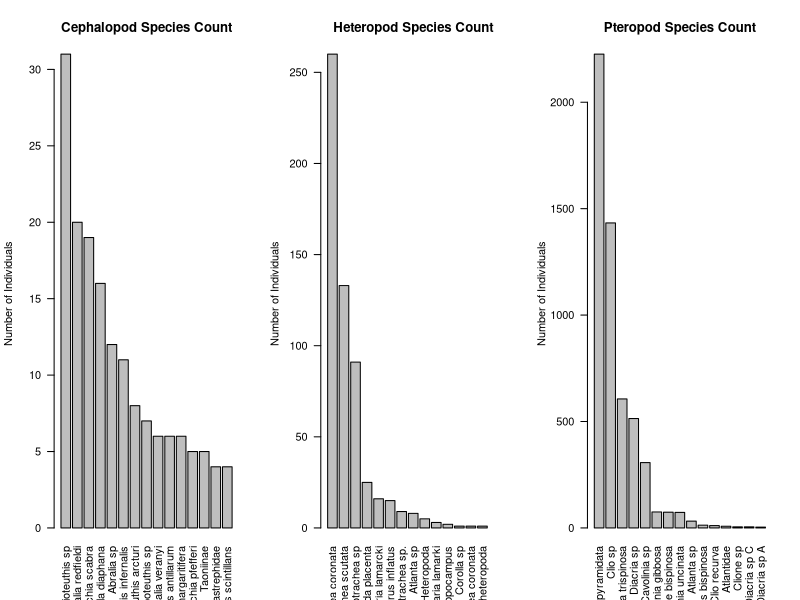
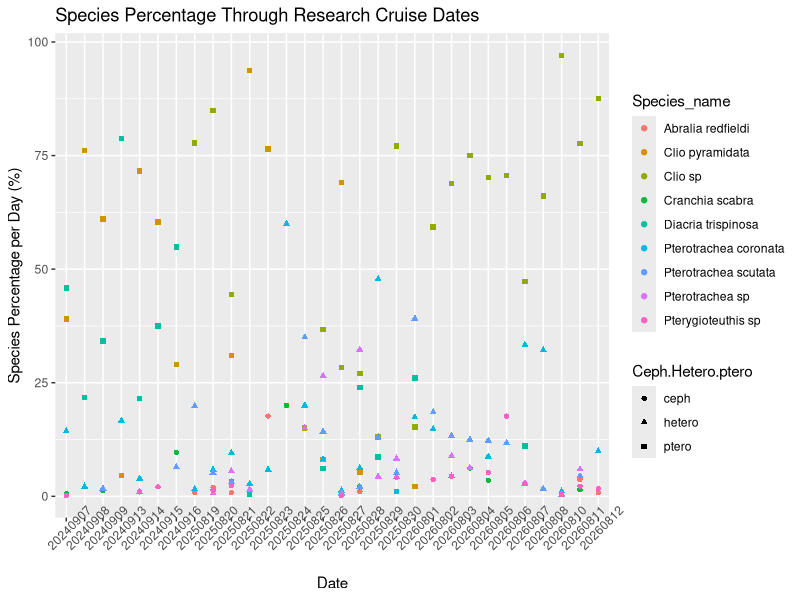
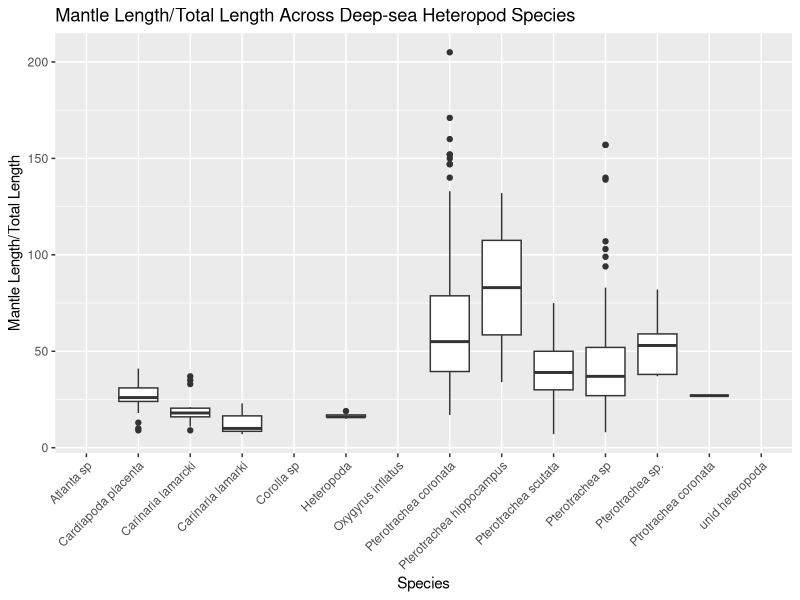

R code for these plots, in order:
#1
#This is data from an ongoing Deepend research project called Deep Sea Benefits. 
#The data has deep sea cephalopod, heteropod, and pteropod data over 3 research cruises over 3 years, looking at distribution changes over the continental slope vs open ocean. 
#Data was obtained directly through Dr. Heather Judkins at USFSP/Deepend, and waiting for the rest of the data, so date will be used to substitute the location data in the mean time. 

#2
DSB_unclean <- read.csv("DSB_allcruises_moll_datasheet_COPY_csv.csv") #entering data into

#3
class(DSB_unclean)
#class is a data.frame
library(tidyverse)

#4
#there are 7 variables which include 6 character variables; Station, Ceph.Hetero.Ptero, Species.Original.ID,
#N..number, ML.TL, Jar.Label; and 1 integer variable; Date.

#5
str(DSB_unclean) #looking to make sure it looks correct with columns and rows
sum(is.na(DSB_unclean)) #checking to see if expected na values are as expected
DSB <- DSB_unclean |>
        rename(Species_name = Species.Original.ID, 
         N_number = N..number.,
         Date1 = Date) #renamed some more complex column names to make simpler
DSB$N_number <- as.numeric(DSB$N_number)
DSB$ML.TL <- as.numeric(DSB$ML.TL) #needed to change these 3 because the str showed it as chr
DSB$Date1 <- as.character(DSB$Date1) #needed to change to the 
DSB$Ceph.Hetero.ptero <- tolower(DSB$Ceph.Hetero.ptero)
str(DSB)
sum(is.na(DSB)) #checking that it worked 

#6 --> did some summary statistics of the ML/TL data further in the code, but had limited numeric variables to work with

Cephs <- DSB[which(DSB$Ceph.Hetero.ptero == "ceph"), ] 
Heteros <- DSB[which(DSB$Ceph.Hetero.ptero == "hetero"), ]
Pteros <- DSB[which(DSB$Ceph.Hetero.ptero == "ptero"), ] #had to subset the 3 general groups, so graphs could be separate

Ceph_counts <- Cephs |>
  group_by(Species_name) |>
  summarise(species_count = sum(N_number, na.rm = TRUE)) |>
  arrange(desc(species_count))
#getting the species_counts, but data has multiple observations for the same species overlapping, so this condenses that 
top_cephs <- Ceph_counts[1:15,] #chose only top 15 because graphs would be too convoluted, not readable 
top_cephs
Hetero_counts <- Heteros |>
  group_by(Species_name) |>
  summarise(species_count = sum(N_number, na.rm = TRUE)) |>
  arrange(desc(species_count))
top_heteros <- Hetero_counts[1:15,]
Ptero_counts <- Pteros |>
  group_by(Species_name) |>
  summarise(species_count = sum(N_number, na.rm = TRUE)) |>
  arrange(desc(species_count))
top_pteros <- Ptero_counts[1:15,]
#repeated the same process amongst all groups

#7.1
par(mfrow = c(1,3)) #showing the 3 graphs for each group next to each other, as 1 figure
barplot(top_cephs$species_count, names.arg = top_cephs$Species_name,
        las = 2,
        xlab = "",
        ylab = "Number of Individuals",
        main = "Cephalopod Species Count",
        cex.names = 1)
#used a barplot to visualize species counts relative to the others within each groups
#plotted top 15 species with the highest counts in a barplot and lowered font of the labels
barplot(top_heteros$species_count, names.arg = top_heteros$Species_name,
        las = 2,
        xlab = "",
        ylab = "Number of Individuals",
        main = "Heteropod Species Count",
        cex.names = 1)
barplot(top_pteros$species_count, names.arg = top_pteros$Species_name,
        las = 2,
        xlab = "",
        ylab = "Number of Individuals",
        main = "Pteropod Species Count",
        cex.names = 1)
par(mfrow = c(1,1))
#repeated the barplot for all 3 groups, then set the plot settings so its back to 1
#Figure 1. shows the 15 most common species in each of the 3 groups across all the DeepSea Benefits research cruises.

#identifying the top 3 for the next figure
head(top_cephs, 3) #Pterygioteuthis sp, Abralia redfieldi, Abralia sp
head(top_heteros, 3) #Pterotrachea coronata, Pterotrachea scutata, Pterotrachea sp
head(top_pteros, 3) #Clio sp, Clio pyramidata, Diacria trispinosa


top3_gen <- DSB |>
  filter(Species_name %in% c("Pterygioteuthis sp", "Abralia redfieldi", "Cranchia scabra",
         "Pterotrachea coronata", "Pterotrachea scutata", "Pterotrachea sp", 
         "Clio sp", "Clio pyramidata", "Diacria trispinosa")) #using only the top 3 species from each group to look at common trends across the research cruises 
Dates_Density <- top3_gen |>
  group_by(Date1, Species_name, Ceph.Hetero.ptero) |>
  summarise(Sp_count_day = sum(N_number, na.rm = TRUE)) |>
  ungroup(Species_name) |>
  mutate(Species_density = ((Sp_count_day/(sum(Sp_count_day, na.rm = TRUE)))) *100) |>
  #REGROUP
  arrange(Date1)
  


library(ggplot2)

#7,2
Dates_Density |>
  ggplot(mapping = aes(x = Date1, y = Species_density, color = Species_name, shape = Ceph.Hetero.ptero)) +
  geom_point() +
  scale_x_discrete(breaks = Dates_Density$Date1) + #dates are not evenly spaced as each cruise was a year apart, so plotted this way because will swap dates for location when that data is recieved. 
  labs(x = "Date", y = "Species Percentage per Day (%)", 
      title = "Species Percentage Through Research Cruise Dates") +
  theme(axis.text.x = element_text(angle = 45, hjust = 0.5)) #turns the labels on an angle to make more readable
#Figure 2. shows the Species Percentage per sampling day across the 3 Major Gastropod Groups.

Hetero_species <- Heteros |>
  group_by(Species_name) #groups by species to combine overlapping species from different net samples and research cruise dates

#6
max(Hetero_species$ML.TL)
min(Hetero_species$ML.TL)
mean(Hetero_species$ML.TL)

#7.3
Hetero_species |>
  ggplot(mapping = aes(x = Species_name, y = ML.TL)) +
  geom_boxplot() +
  labs(x = "Species", y = "Mantle Length/Total Length", title = "Mantle Length/Total Length Across Deep-sea Heteropod Species") +
  theme(axis.text.x = element_text(angle = 45, hjust = 1)) 
#Figure 3. shows Mantle Length/Total Length of different Deep Sea Heteropod species within the Gulf of America


            
